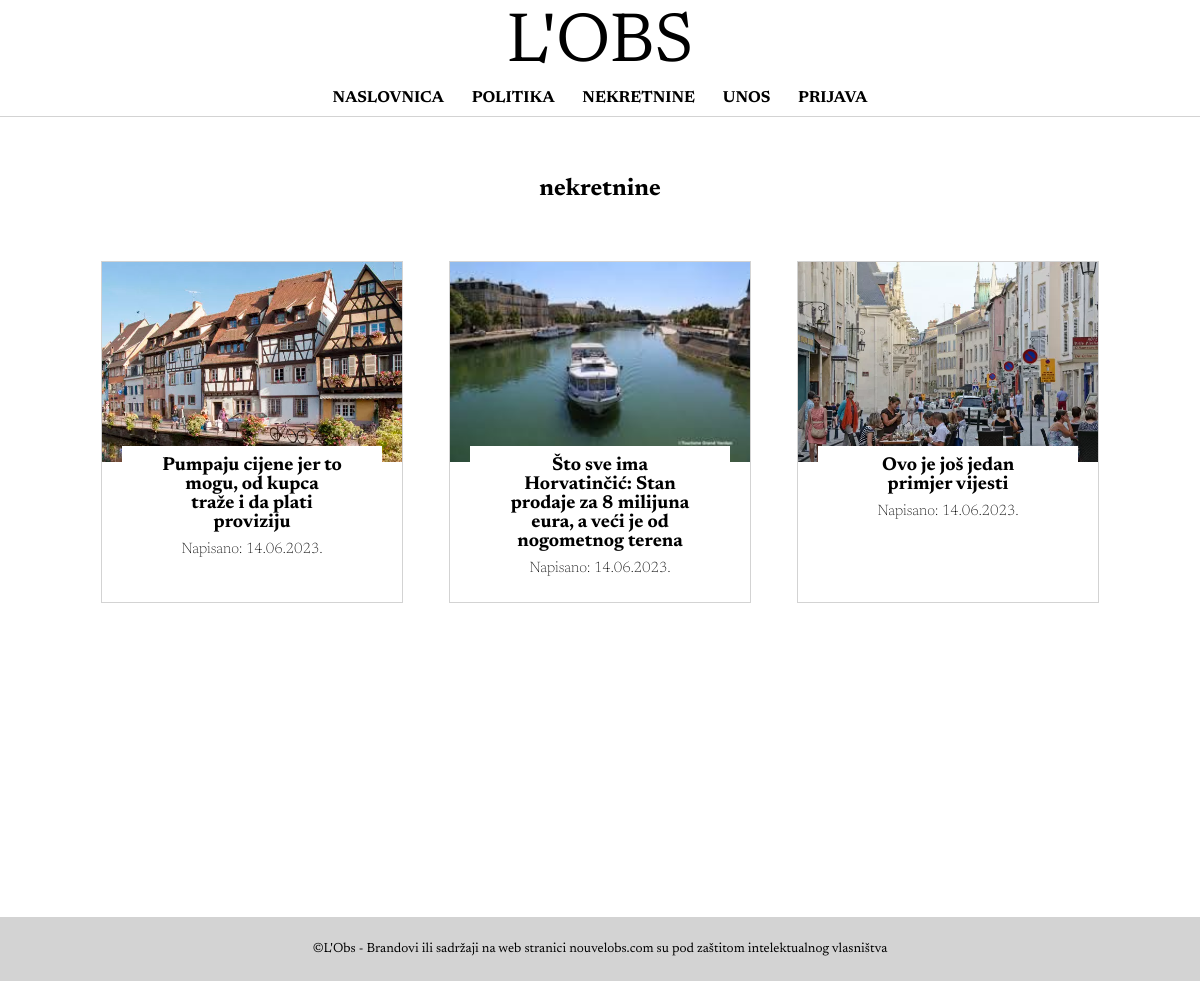
The page /kategorija.php?id=nekretnine on the database its author committed.
### tables this page shows
CREATE TABLE `vijesti` (
  `id` int(11) NOT NULL,
  `datum` varchar(32) NOT NULL,
  `naslov` varchar(128) NOT NULL,
  `sazetak` text NOT NULL,
  `tekst` text NOT NULL,
  `slika` varchar(64) NOT NULL,
  `kategorija` varchar(64) NOT NULL,
  `arhiva` tinyint(1) NOT NULL
);

### kategorija.php (the view, shortened to what this page needs)
<?php
    include 'connect.php';
?>
<!DOCTYPE html>
<html lang="en">
<head>
    <link rel="stylesheet" href="style.css">
</head>
<body>
    <header>
        <h1>L'OBS</h1>
        <nav>
            <a href="index.php">NASLOVNICA</a>
            <a href="kategorija.php?id=politika">POLITIKA</a>
            <a href="kategorija.php?id=nekretnine">NEKRETNINE</a>
            <a href="unos.php">UNOS</a>
            <?php
                if (isset($_SESSION['username']) && $_SESSION['level'] == 1) {
                    echo '<a href="administracija.php">ADMINISTRACIJA</a>';
                    echo '<a href="logout.php">ODJAVA</a>';
                } else if (isset($_SESSION['username']) && $_SESSION['level'] == 0) {
                    echo '<a href="logout.php">ODJAVA</a>';
                } else {
                    echo '<a href="login.php">PRIJAVA</a>';
                }
            ?>
        </nav>
    </header>
    <main>
        <?php
            $id = $_GET['id'];
        ?>
        <section>
            <h2><?php echo $id ?></h2>
            <div class="articles">
            <?php
                $query = "SELECT * FROM vijesti WHERE arhiva=0 AND kategorija='$id'";
                $result = mysqli_query($dbc, $query);
                while($row = mysqli_fetch_array($result)) {
                    echo '<article>';
                        echo '<img src="' . UPLPATH . $row['slika'] . '">';
                        echo '<div>';
                            echo '<h3>';
                                echo '<a href="clanak.php?id='.$row['id'].'">';
                                    echo $row['naslov'];
                                echo '</a>';
                            echo '</h3>';
                            echo '<p>';
                                echo "Napisano: " . $row['datum'];
                            echo '</p>';
                        echo '</div>';
                    echo '</article>';
                }
            ?>
            </div>
        </section>
    </main>
    <footer>
        <p>©L'Obs - Brandovi ili sadržaji na web stranici nouvelobs.com su pod zaštitom intelektualnog vlasništva</p>
    </footer>
</body>
</html>

### style.css (style rules this page uses)
* { padding: 0; margin: 0; font-family: 'Newsreader', serif; }
header { display: flex; flex-direction: column; text-align: center; width: 100%; border-bottom: 1px solid lightgray; }
header h1 { margin: 10px 0; font-size: 70px; font-weight: 400; }
nav { margin-bottom: 10px; }
nav a { text-decoration: none; color: black; margin: 0 12px; font-weight: 700; }
main { margin: auto; max-width: 1024px; min-height: 90vh; }
section h2 { text-align: center; margin: 60px 0; }
.articles { display: grid; grid-template-columns: repeat(3, 1fr); column-gap: 20px; row-gap: 20px; justify-content: center; margin: auto; }
article { background-color: white; width: 300px; min-height: 340px; margin: auto; font-weight: 200; border: 1px solid lightgray; }
article img { width: 300px; height: 200px; object-fit: cover; }
article div { width: 260px; transform: translateY(-20px); margin: auto; text-align: center; background-color: white; }
article div h3 { padding: 10px; max-width: 180px; margin: auto; }
article div h3 a { color: black; text-decoration: none; }
article div p { font-size: 15px; }
section:last-child { margin-bottom: 70px; }
footer { position: relative; bottom: 0; width: 100%; padding: 25px 0; background-color: lightgray; margin-top: 20px; }
footer p { padding: 0 20px; font-size: smaller; text-align: center; }

### rows shown on the page
vijesti: slika (picture), naslov "Pumpaju cijene jer to mogu, od kupca traže i da plati proviziju", datum "14.06.2023."
vijesti: slika (picture), naslov "Što sve ima Horvatinčić: Stan prodaje za 8 milijuna eura, a veći je od nogometnog terena", datum "14.06.2023."
vijesti: slika (picture), naslov "Ovo je još jedan primjer vijesti", datum "14.06.2023."

### other values the page prints
$id "nekretnine"
